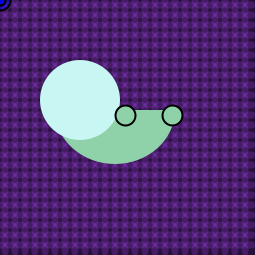
Frame 1 (no input)
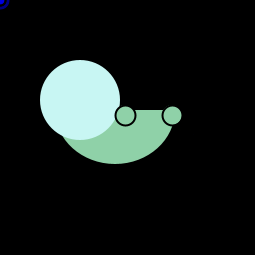
Frame 60 (the mouse pressed at the canvas centre just before this capture)
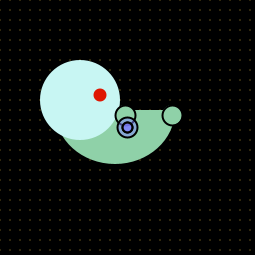
Frame 120 (the mouse held since frame 60 and released just before this capture)

The Processing sketch that drew these frames (run headless with seeded random() and noise(); from frame 60 on, the mouse is pressed at the canvas centre):

// Processing sketch: processing_24822
// ── processing_24822.pde

//EXERCISE 6.7//

//variables
int arcX = 115;
int arcY = 110;
int ellipseY = 115;
int eyeX = 5;
int eyeY = 13;
int lip1 = 100;
int XP = 80;
int YP = 100;

//floats
float r; 
float g; 
float b; 
float a;
float diam; 
float x; 
float y;

//turtle floats
float eyeR; 
float eyeG; 
float eyeB;

void drawBall() {
  smooth ();
  stroke(0,0,0);
  fill(mouseX,mouseY,255,127);
  ellipse(mouseX,mouseY,20,20);

 smooth ();
  stroke(0,0,0);
  fill(mouseX,mouseY,255,127);
  ellipse(mouseX,mouseY,10,10);

  smooth ();
  stroke(0,0,0);
  fill(mouseX,mouseY,255,127);
  ellipse(mouseX,mouseY,10,10);
}

void drawTurtle() {
   //body//
 strokeWeight(3);
 fill(143,209,168,255);
 arc(arcX, arcY, XP+40, YP+8, 0, PI/2);
 arc(arcX, arcY, XP+40, YP+8, PI/2, PI);
 
 //head//
  smooth();
  strokeWeight(3);
  fill(200,246,243,255);
  ellipse(XP,YP,80,80);
  
  //eye
  smooth();
  strokeWeight(2);
    
  if (mousePressed) {
    eyeR = random(255); 
    eyeG = random(255); 
    eyeB = random(255); 
    fill(eyeR,eyeG,eyeB);
    ellipse(XP+20,YP-5,eyeY,eyeY);
  }else{
    ellipse(XP+20,YP-5,eyeX,eyeX);
  }
  
  //mouth 
   if (mousePressed) {
    line(XP+40,YP,ellipseY,105);
  }else{
    line(XP+40,YP,lip1,105);
  }
  
  //hands//
  fill(143,209,168,255);
  strokeWeight(2);
  stroke(0,0,0);
  ellipse(XP+45,YP+15,20,20);
  
  strokeWeight(2);
  stroke(0,0,0);
  ellipse(XP+92,YP+15,20,20);
}
  
void setup(){
  size(255,255);
  background(0);
  
  }

void draw () {
  background(0);
  
   // Fill all variables with random values 
  r = random(255); 
  g = random(255); 
  b = random(255); 
  a = random(255); 
  diam = random(20); 
  x = random(width); 
  y = random(height);
// Use values to draw an ellipse 
stroke(0); 
ellipse(x,y,diam,diam);
int x = 0;
while (x < width) {
  int y = 0;
  while (y < height) {
    noStroke();
    fill(r,g,b,a);
    ellipse(x,y,diam,diam);;
    y += 10;
  }
  x += 10;
} 
  drawTurtle();
  drawBall();
 }
